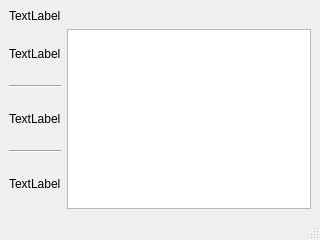
<?xml version="1.0" encoding="UTF-8"?>
<ui version="4.0">
 <class>MainWindow</class>
 <widget class="QMainWindow" name="MainWindow">
  <property name="geometry">
   <rect>
    <x>0</x>
    <y>0</y>
    <width>320</width>
    <height>240</height>
   </rect>
  </property>
  <property name="windowTitle">
   <string>ФФУ</string>
  </property>
  <widget class="QWidget" name="centralwidget">
   <layout class="QVBoxLayout" name="verticalLayout_3">
    <item>
     <widget class="QLabel" name="label">
      <property name="text">
       <string>TextLabel</string>
      </property>
     </widget>
    </item>
    <item>
     <layout class="QHBoxLayout" name="horizontalLayout">
      <item>
       <layout class="QVBoxLayout" name="verticalLayout_2">
        <item>
         <widget class="QLabel" name="label_3">
          <property name="text">
           <string>TextLabel</string>
          </property>
         </widget>
        </item>
        <item>
         <widget class="Line" name="line_2">
          <property name="orientation">
           <enum>Qt::Horizontal</enum>
          </property>
         </widget>
        </item>
        <item>
         <widget class="QLabel" name="label_4">
          <property name="text">
           <string>TextLabel</string>
          </property>
         </widget>
        </item>
        <item>
         <widget class="Line" name="line">
          <property name="orientation">
           <enum>Qt::Horizontal</enum>
          </property>
         </widget>
        </item>
        <item>
         <widget class="QLabel" name="label_2">
          <property name="text">
           <string>TextLabel</string>
          </property>
         </widget>
        </item>
       </layout>
      </item>
      <item>
       <layout class="QVBoxLayout" name="verticalLayout">
        <item>
         <widget class="QTableWidget" name="tableWidget"/>
        </item>
       </layout>
      </item>
     </layout>
    </item>
   </layout>
  </widget>
  <widget class="QMenuBar" name="menubar">
   <property name="geometry">
    <rect>
     <x>0</x>
     <y>0</y>
     <width>320</width>
     <height>21</height>
    </rect>
   </property>
  </widget>
  <widget class="QStatusBar" name="statusbar"/>
 </widget>
 <resources/>
 <connections/>
</ui>
